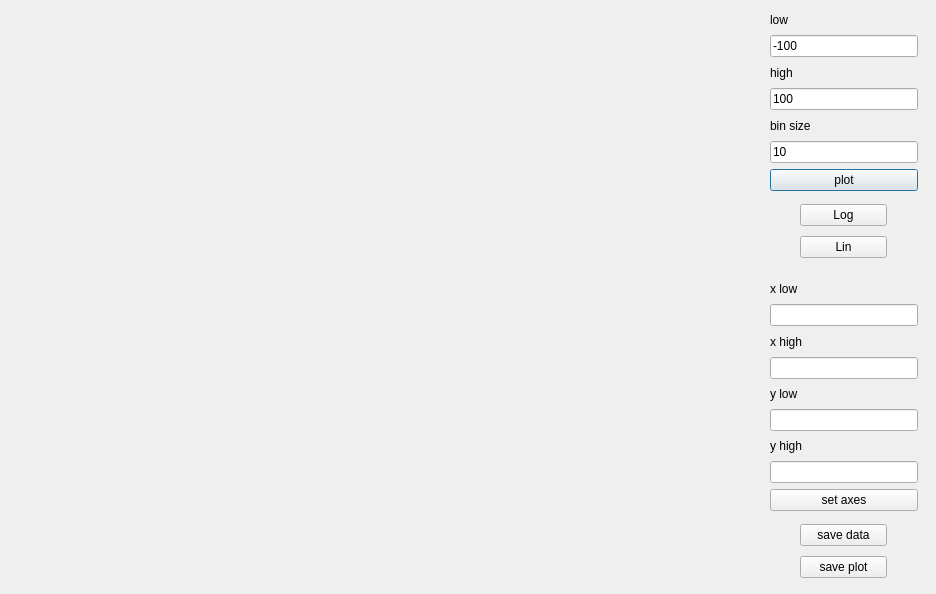
<?xml version="1.0" encoding="UTF-8"?>
<ui version="4.0">
 <class>pixHist</class>
 <widget class="QDialog" name="pixHist">
  <property name="geometry">
   <rect>
    <x>0</x>
    <y>0</y>
    <width>936</width>
    <height>594</height>
   </rect>
  </property>
  <property name="windowTitle">
   <string>Dialog</string>
  </property>
  <widget class="QCustomPlot" name="widget" native="true">
   <property name="geometry">
    <rect>
     <x>10</x>
     <y>10</y>
     <width>741</width>
     <height>571</height>
    </rect>
   </property>
  </widget>
  <widget class="QWidget" name="layoutWidget">
   <property name="geometry">
    <rect>
     <x>770</x>
     <y>10</y>
     <width>148</width>
     <height>181</height>
    </rect>
   </property>
   <layout class="QVBoxLayout" name="verticalLayout_2">
    <item>
     <layout class="QVBoxLayout" name="verticalLayout">
      <item>
       <widget class="QLabel" name="label">
        <property name="text">
         <string>low</string>
        </property>
       </widget>
      </item>
      <item>
       <widget class="QLineEdit" name="lineEdit">
        <property name="text">
         <string>-100</string>
        </property>
       </widget>
      </item>
      <item>
       <widget class="QLabel" name="label_2">
        <property name="text">
         <string>high</string>
        </property>
       </widget>
      </item>
      <item>
       <widget class="QLineEdit" name="lineEdit_2">
        <property name="text">
         <string>100</string>
        </property>
       </widget>
      </item>
      <item>
       <widget class="QLabel" name="label_3">
        <property name="text">
         <string>bin size</string>
        </property>
       </widget>
      </item>
      <item>
       <widget class="QLineEdit" name="lineEdit_3">
        <property name="text">
         <string>10</string>
        </property>
       </widget>
      </item>
     </layout>
    </item>
    <item>
     <widget class="QPushButton" name="pushButton">
      <property name="text">
       <string>plot</string>
      </property>
     </widget>
    </item>
   </layout>
  </widget>
  <widget class="QWidget" name="layoutWidget">
   <property name="geometry">
    <rect>
     <x>800</x>
     <y>200</y>
     <width>87</width>
     <height>62</height>
    </rect>
   </property>
   <layout class="QVBoxLayout" name="verticalLayout_3">
    <item>
     <widget class="QPushButton" name="pushButton_2">
      <property name="text">
       <string>Log</string>
      </property>
     </widget>
    </item>
    <item>
     <widget class="QPushButton" name="pushButton_3">
      <property name="text">
       <string>Lin</string>
      </property>
     </widget>
    </item>
   </layout>
  </widget>
  <widget class="QWidget" name="layoutWidget">
   <property name="geometry">
    <rect>
     <x>770</x>
     <y>280</y>
     <width>148</width>
     <height>231</height>
    </rect>
   </property>
   <layout class="QVBoxLayout" name="verticalLayout_5">
    <item>
     <layout class="QVBoxLayout" name="verticalLayout_4">
      <item>
       <widget class="QLabel" name="label_4">
        <property name="text">
         <string>x low</string>
        </property>
       </widget>
      </item>
      <item>
       <widget class="QLineEdit" name="xlow"/>
      </item>
      <item>
       <widget class="QLabel" name="label_5">
        <property name="text">
         <string>x high</string>
        </property>
       </widget>
      </item>
      <item>
       <widget class="QLineEdit" name="xhigh"/>
      </item>
      <item>
       <widget class="QLabel" name="label_6">
        <property name="text">
         <string>y low</string>
        </property>
       </widget>
      </item>
      <item>
       <widget class="QLineEdit" name="ylow"/>
      </item>
      <item>
       <widget class="QLabel" name="label_7">
        <property name="text">
         <string>y high</string>
        </property>
       </widget>
      </item>
      <item>
       <widget class="QLineEdit" name="yhigh"/>
      </item>
     </layout>
    </item>
    <item>
     <widget class="QPushButton" name="pushButton_4">
      <property name="text">
       <string>set axes</string>
      </property>
     </widget>
    </item>
   </layout>
  </widget>
  <widget class="QWidget" name="">
   <property name="geometry">
    <rect>
     <x>800</x>
     <y>520</y>
     <width>87</width>
     <height>62</height>
    </rect>
   </property>
   <layout class="QVBoxLayout" name="verticalLayout_6">
    <item>
     <widget class="QPushButton" name="saveData">
      <property name="text">
       <string>save data</string>
      </property>
     </widget>
    </item>
    <item>
     <widget class="QPushButton" name="savePlot">
      <property name="text">
       <string>save plot</string>
      </property>
     </widget>
    </item>
   </layout>
  </widget>
 </widget>
 <customwidgets>
  <customwidget>
   <class>QCustomPlot</class>
   <extends>QWidget</extends>
   <header>qcustomplot.h</header>
   <container>1</container>
  </customwidget>
 </customwidgets>
 <resources/>
 <connections/>
</ui>
